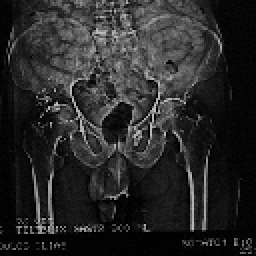
%> input picture Task3/Pelvis.bmp, 128 x 128 px (shown 2 times larger)
$ octave Lab3_HistogramEqualization_image.m   (GNU Octave 9; MATLAB toolbox functions it lacks are replaced by stand-ins)
%> lines starting %> are read from the running program, lines starting %| are printed output that depends on the picture
### Task3/loadImage.m

function [im1]=loadImage(imName)
%> called with imName = 'pelvis.bmp'
if(imName(end-1:end) == 'cm')
    im = dicomread(imName);
else
    im = imread(imName);
%> im is the input picture: size 128x128 uint8; min 1, max 186, mean 40
end
if (size(im,3)>1)
    im1=rgb2gray(im);
else
    im1=im;
end

### Task3/hEqualization.m
function [Z]=hEqualization(A,tones,image_depth)
%turn matrix values into image values (pixels)
N=size(A,1);M=size(A,2);
for i=1:N
    for j=1:M
        ival=A(i,j);
        tone_ival=(tones-1)*(double(ival)-0)/(image_depth-0);
        B(i,j)=tone_ival;
    end;
end;
N=size(B,1);M=size(B,2);
k=0;
Bval=zeros(N*M,1);
%from 2-d to 1-d
for i=1:N
    for j=1:M
        k=k+1;
        Bval(k)=round(B(i,j));
    end
end
clear B;

%sort 1-d table that holds image values
%p retains original index values in 1-d table Bval
[C,p]=sort(Bval);
clear C;
BL=length(Bval);
clear Bval;
neq=round((N*M)/tones);
zRem=rem(BL,neq);
az=fix(N*M/neq);
k=-1;
for i=1:neq:neq*az
    k=k+1;
    for j=1:neq
        D(i+j-1)=k;
    end
end
if(zRem>0)
    k=k+1;
    for i=neq*az+1:(az*neq)+zRem
        D(i)=k;
    end
end
%reassign equalized values into their proper position
k=0;
for i=1:N
    for j=1:M
        k=k+1;
        L(p(k))=D(k);
    end
end
clear D;
%turn 1-d table into 2-d table
k=0;
for i=1:N
    for j=1:M
        k=k+1;
        Z(i,j)=L(k);
    end
end
clear L;

### Task3/f_histogram.m

function [h]=f_histogram(A,tones)
M=size(A,1);N=size(A,2);
tn=0:(tones-1);
C=reshape(A',M*N,1);%from 2d-->1d matrix
h=hist(C,tn);%find histogram

### Task3/Lab3_HistogramEqualization_image.m
% function []=Lab3_HistogramEqualization_image()
clc; close all;
% ##A1=loadImage('lung_130.bmp');
A1=loadImage('pelvis.bmp');
A=double(A1);


N=size(A,1);M=size(A,2);
%> after `N=size(A,1)`: N = 128
%> after `M=size(A,2)`: M = 128
sprintf('N= %f  M=%f',N,M);
tones=256;image_depth=255;

%plot original image

subplot(2,2,1);imshow(A,[]);title('original image');

[Z]=hEqualization(A,tones,image_depth);
%> after the loop in hEqualization, `for i=1:N`: k = 16384
%> in hEqualization, `zRem=rem(BL,neq);`: zRem = 0
%> after the loop in hEqualization, `for i=1:N`: k = 16384
%> after the loop in hEqualization, `for i=1:N`:
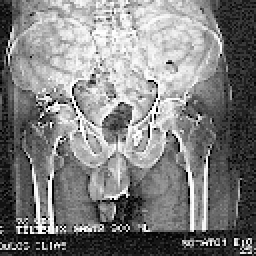
%> Z: size 128x128 double (shown 2 times larger); min 0, max 255, mean 127.5

subplot(2,2,2);imshow(Z,[]);title('Equalized image');

h_A=f_histogram(A,tones);
%> in f_histogram, `h=hist(C,tn);`: h = 256 values, max 1355 at index 5, min 0 at index 1, mean 64
%> h_A has the same summary as h in f_histogram
h_Z=f_histogram(Z,tones);
%> h_Z = 256 values from 64 to 64

if(rem(M,2)>0 || rem(N,2)>0)
    h_Z=h_Z(1:end-1);
end

subplot(2,2,3);plot(h_A/max(h_A),'linewidth',2);
title('original image histogram ');grid on;

subplot(2,2,4);plot(h_Z/max(h_Z),'--r','linewidth',2);
title('Equalized image histogram');grid on;
%> after `grid on`:
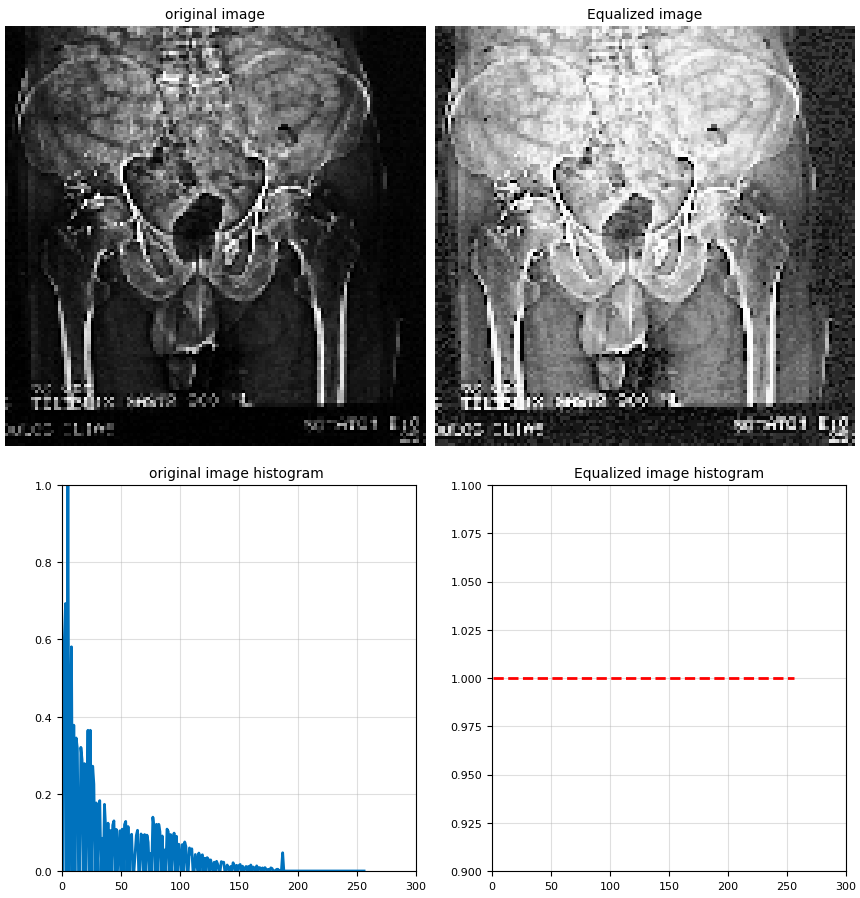
%> figure redrawn from the program's plot data, 4 panels


% [90 lines of commented-out code are left out]

$ run again, with Task3/Lung_130.bmp copied over Task3/Pelvis.bmp
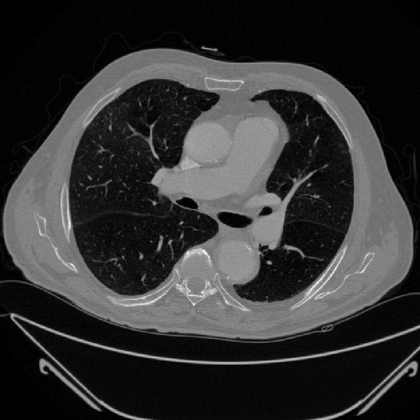
%> input picture Task3/Lung_130.bmp, 420 x 420 px, shrunk from 823 x 823 before the run
%> in loadImage, im is the input picture: size 420x420 uint8; min 0, max 250, mean 50.7
%> after the loop in hEqualization, `for i=1:N`: k = 176400
%> zRem = 16
%> the loop in hEqualization, `for i=neq*az+1:(az*neq)+zRem` made 16 passes
%> after the loop in hEqualization, `for i=1:N`: k = 176400
%> after the loop in hEqualization, `for i=1:N`:
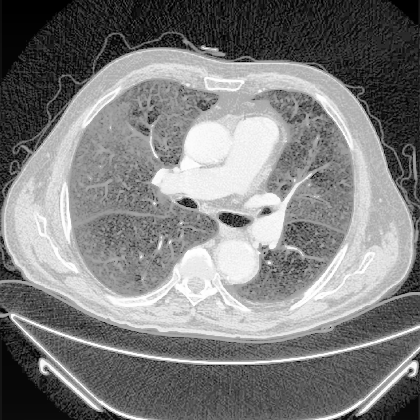
%> Z: size 420x420 double; min 0, max 256, mean 127.5; drawn with min black and max white
%> h = 256 values, max 10613 at index 3, min 0 at index 236, mean 689.1
%> h_A has the same summary as h in f_histogram
%> h_Z = 256 values from 689 to 705
%> `grid on`:
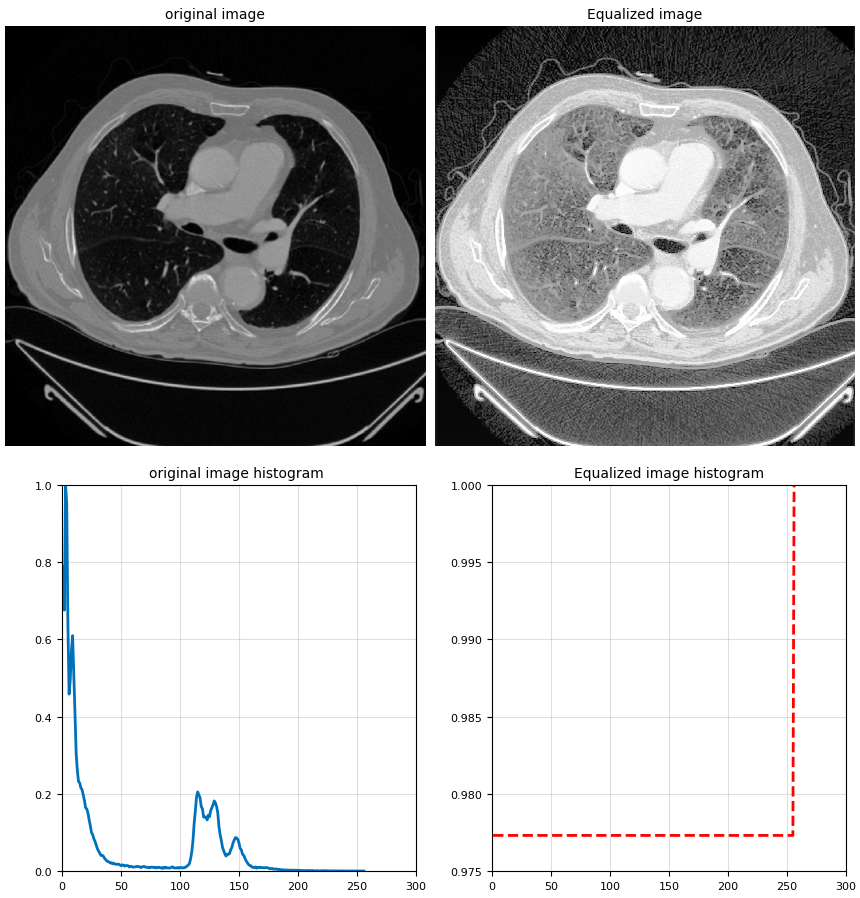
%> figure redrawn from the program's plot data, 4 panels
